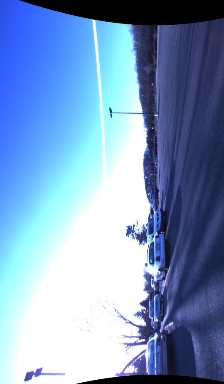
#> input picture panorama/nclt_imgs/cam1.jpg, 224 x 384 px; its folder holds only this picture in this run
$ python -i panorama.py   (imports and definitions only)
#> lines starting #> are read from the running program, lines starting #| are printed output that depends on the picture
#> further down, picture is the input picture: shape (384, 224, 3); mean B, G, R 191.8, 153.5, 125.1
# import the necessary packages
import numpy as np
import imutils
import cv2
import pickle
from PIL import Image

from skimage.io import imread, imshow ,imsave
from skimage.transform import resize
import math
import numpy as np
import time


def remove_the_blackborder(image):

    img = cv2.medianBlur(image, 5)
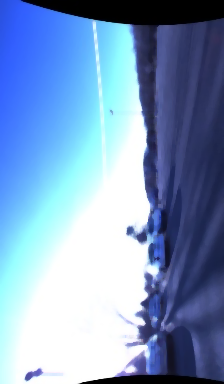
#> img: shape (384, 224, 3); mean B, G, R 192, 153.5, 124.9
    b = cv2.threshold(img, 3, 255, cv2.THRESH_BINARY)
    binary_image = b[1]
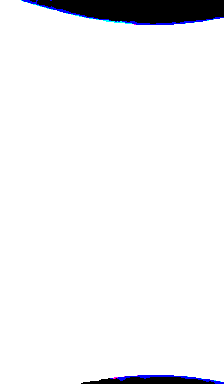
#> binary_image: shape (384, 224, 3); mean of channels 0, 1, 2 243.1, 241.4, 241.2; drawn as B, G, R
    binary_image = cv2.cvtColor(binary_image,cv2.COLOR_BGR2GRAY)
#> binary_image: shape (384, 224)

    edges_y, edges_x = np.where(binary_image==255) ##h, w
    bottom = min(edges_y)
#> bottom = 0
    top = max(edges_y)
#> top = 383
    height = top - bottom
#> height = 383

    left = min(edges_x)
#> left = 0
    right = max(edges_x)
#> right = 223
    height = top - bottom
    width = right - left
#> width = 223

    print("bottom",bottom)
#| bottom 0
    print("top",top)
#| top 383

    res_image = image[bottom:bottom+height, left:left+width]
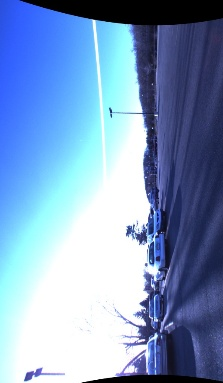
#> res_image: shape (383, 223, 3); mean B, G, R 192.5, 154.2, 125.6

    return res_image


# [93 lines left out: functions XYZtoRC, spherer_projection, not called in this run]


class Stitcher:
    def __init__(self):
        # determine if we are using OpenCV v3.X
        self.isv3 = imutils.is_cv3(or_better=True)

    # [18 lines left out: function stitch, not called in this run]

>>> import cv2
>>> picture = cv2.imread('../nclt_imgs/cam1.jpg')
>>> result = remove_the_blackborder(picture)

$ run again, on panorama/nclt_imgs/cam2.jpg
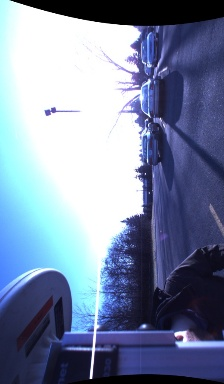
#> input picture panorama/nclt_imgs/cam2.jpg, 224 x 384 px
#> picture is the input picture: shape (384, 224, 3); mean B, G, R 161.3, 134.3, 121.1
#> in remove_the_blackborder, `binary_image = b[1]`:
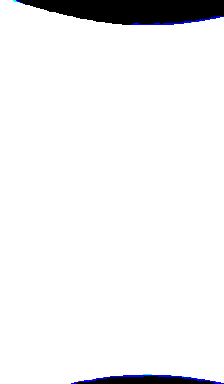
#> binary_image: shape (384, 224, 3); mean of channels 0, 1, 2 241.5, 240.4, 240.3; drawn as B, G, R
#> bottom = 0
#> top = 383
#> left = 0
#> right = 223
#| bottom 0
#| top 383
#> in remove_the_blackborder, `res_image = image[bottom:bottom+height, left:left+width]`:
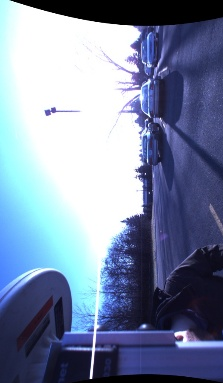
#> res_image: shape (383, 223, 3); mean B, G, R 162, 135, 121.7

$ run again, on panorama/nclt_imgs/cam3.jpg
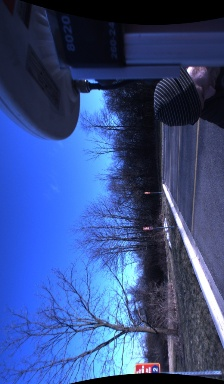
#> input picture panorama/nclt_imgs/cam3.jpg, 224 x 384 px
#> picture is the input picture: shape (384, 224, 3); mean B, G, R 135.7, 77.7, 54.9
#> in remove_the_blackborder, `binary_image = b[1]`:
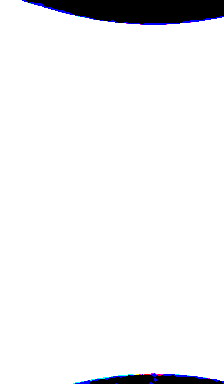
#> binary_image: shape (384, 224, 3); mean of channels 0, 1, 2 242.3, 240.8, 240.7; drawn as B, G, R
#> bottom = 0
#> top = 383
#> left = 0
#> right = 223
#| bottom 0
#| top 383
#> in remove_the_blackborder, `res_image = image[bottom:bottom+height, left:left+width]`:
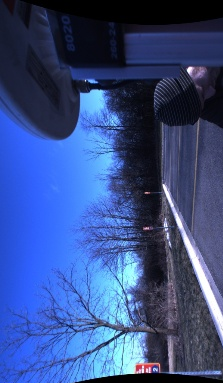
#> res_image: shape (383, 223, 3); mean B, G, R 136, 77.9, 55

$ run again, on panorama/nclt_imgs/cam4.jpg
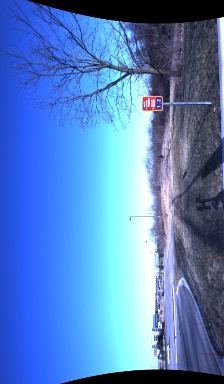
#> input picture panorama/nclt_imgs/cam4.jpg, 224 x 384 px
#> picture is the input picture: shape (384, 224, 3); mean B, G, R 192.1, 128.1, 85.3
#> in remove_the_blackborder, `binary_image = b[1]`:
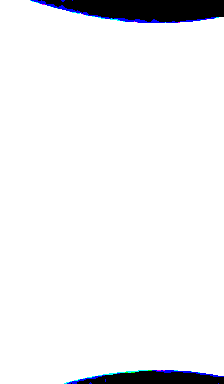
#> binary_image: shape (384, 224, 3); mean of channels 0, 1, 2 242.1, 240.5, 240.1; drawn as B, G, R
#> bottom = 0
#> top = 383
#> left = 0
#> right = 223
#| bottom 0
#| top 383
#> in remove_the_blackborder, `res_image = image[bottom:bottom+height, left:left+width]`:
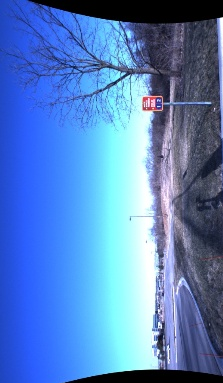
#> res_image: shape (383, 223, 3); mean B, G, R 192.6, 128.4, 85.3
